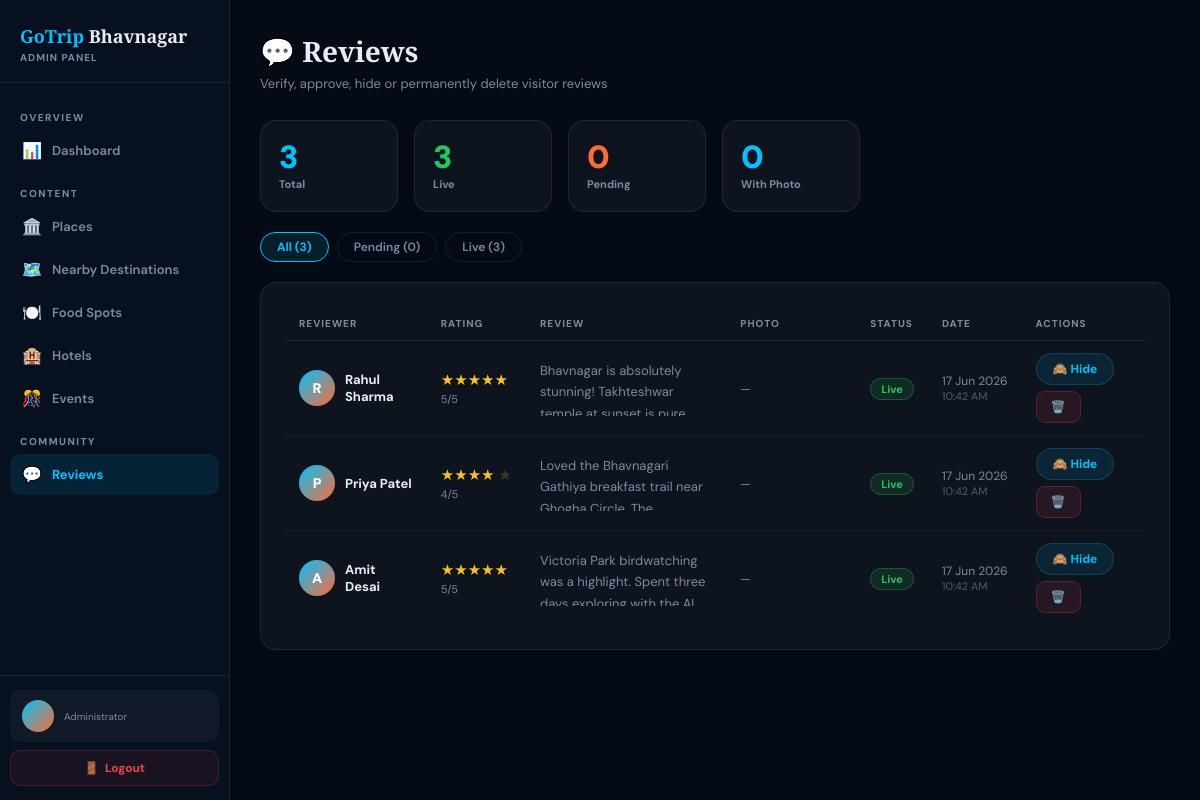
Screenshot of /admin/reviews.php (signed in) with the database file from the repository.
### tables this page shows
CREATE TABLE IF NOT EXISTS reviews (
  id         INT AUTO_INCREMENT PRIMARY KEY,
  name       VARCHAR(100) NOT NULL,
  rating     TINYINT NOT NULL,
  message    TEXT NOT NULL,
  image_path VARCHAR(300) NULL DEFAULT NULL,
  approved   TINYINT DEFAULT 0,
  created_at DATETIME DEFAULT CURRENT_TIMESTAMP
);

### admin/reviews.php (the view, shortened to what this page needs)
<?php
require_once '../db.php';
$filter = $_GET['filter'] ?? 'all';
if ($filter === 'pending') {
    $where = 'WHERE approved = 0';
} elseif ($filter === 'approved') {
    $where = 'WHERE approved = 1';
} else {
    $where = '';
}
$reviews = $conn->query("SELECT * FROM reviews $where ORDER BY created_at DESC");
$total   = $conn->query("SELECT COUNT(*) FROM reviews")->fetch_row()[0];
$pend    = $conn->query("SELECT COUNT(*) FROM reviews WHERE approved = 0")->fetch_row()[0];
$live    = $conn->query("SELECT COUNT(*) FROM reviews WHERE approved = 1")->fetch_row()[0];
$hasImg  = $conn->query("SELECT COUNT(*) FROM reviews WHERE image_path IS NOT NULL AND image_path != ''")->fetch_row()[0];
?>
<!DOCTYPE html>
<html lang="en">
<head>
</head>
<body>
<?php include 'sidebar.php'; ?>
<div class="main">
  <div class="top-bar">
    <div>
      <h1 class="page-title">💬 Reviews</h1>
      <p class="page-sub">Verify, approve, hide or permanently delete visitor reviews</p>
    </div>
  </div>
  <div class="stats-grid" style="grid-template-columns:repeat(4,1fr);max-width:600px;margin-bottom:20px">
    <div class="stat-card">
      <div class="stat-val"><?= $total ?></div>
      <div class="stat-lbl">Total</div>
    </div>
    <div class="stat-card">
      <div class="stat-val" style="color:#22c55e"><?= $live ?></div>
      <div class="stat-lbl">Live</div>
    </div>
    <div class="stat-card" style="<?= $pend > 0 ? 'border-color:rgba(255,107,53,.5)' : '' ?>">
      <div class="stat-val" style="color:var(--accent2)"><?= $pend ?></div>
      <div class="stat-lbl">Pending</div>
    </div>
    <div class="stat-card">
      <div class="stat-val" style="color:var(--accent)"><?= $hasImg ?></div>
      <div class="stat-lbl">With Photo</div>
    </div>
  </div>
  <div class="filter-bar" style="margin-bottom:20px">
    <a href="?filter=all"      class="filter-chip <?= $filter === 'all'      ? 'active' : '' ?>">All (<?= $total ?>)</a>
    <a href="?filter=pending"  class="filter-chip <?= $filter === 'pending'  ? 'active' : '' ?>"> Pending (<?= $pend ?>)</a>
    <a href="?filter=approved" class="filter-chip <?= $filter === 'approved' ? 'active' : '' ?>"> Live (<?= $live ?>)</a>
  </div>
  <div class="section-card">
    <div class="table-wrap">
      <table class="data-table">
        <thead>
          <tr>
            <th>Reviewer</th>
            <th>Rating</th>
            <th>Review</th>
            <th>Photo</th>
            <th>Status</th>
            <th>Date</th>
            <th>Actions</th>
          </tr>
        </thead>
        <tbody>
          <?php while ($rv = $reviews->fetch_assoc()): ?>
          <tr>
            <td>
              <div style="display:flex;align-items:center;gap:10px">
                <div style="width:36px;height:36px;border-radius:50%;background:linear-gradient(135deg,var(--accent),var(--accent2));display:flex;align-items:center;justify-content:center;font-weight:900;color:#fff;font-size:14px;flex-shrink:0">
                  <?= strtoupper(mb_substr($rv['name'], 0, 1)) ?>
                </div>
                <strong><?= htmlspecialchars($rv['name']) ?></strong>
              </div>
            </td>
            <td style="color:#fbbf24;white-space:nowrap;font-size:15px">
              <?= str_repeat('★', (int)$rv['rating']) ?>
              <span style="opacity:.2"><?= str_repeat('★', 5 - (int)$rv['rating']) ?></span>
              <div style="font-size:11px;color:var(--muted);margin-top:2px"><?= $rv['rating'] ?>/5</div>
            </td>
            <td style="max-width:280px">
              <div style="max-height:56px;overflow:hidden;color:var(--muted);font-size:13px;line-height:1.65">
                <?= htmlspecialchars($rv['message']) ?>
              </div>
            </td>
            <td style="min-width:130px">
              <?php if (!empty($rv['image_path'])): ?>
                <div class="review-thumb-wrap">
                  <img
                    class="review-thumb"
                    src="../<?= htmlspecialchars($rv['image_path']) ?>"
                    alt="Review photo by <?= htmlspecialchars($rv['name']) ?>"
                    onclick="openLightbox('<?= htmlspecialchars('../' . $rv['image_path'], ENT_QUOTES) ?>')"
                    onerror="this.style.display='none'"
                  >
                  <span class="has-img-badge">📷 has photo</span>
                </div>
              <?php else: ?>
                <span style="color:var(--muted);font-size:12px">—</span>
              <?php endif; ?>
            </td>
            <td>
              <?php if ($rv['approved']): ?>
                <span class="badge-approved"> Live</span>
              <?php else: ?>
                <span class="badge-pending"> Pending</span>
              <?php endif; ?>
            </td>
            <td style="color:var(--muted);font-size:12px;white-space:nowrap">
              <?= date('d M Y', strtotime($rv['created_at'])) ?>
              <div style="color:var(--muted);font-size:11px;opacity:0.6">
                <?= date('h:i A', strtotime($rv['created_at'])) ?>
              </div>
            </td>
            <td>
              <div style="display:flex;gap:6px;flex-wrap:wrap;align-items:center">
                <?php if (!$rv['approved']): ?>
                <form method="POST" style="display:inline">
                  <input type="hidden" name="act" value="approve">
                  <input type="hidden" name="id"  value="<?= $rv['id'] ?>">
                  <button class="btn-success" type="submit" title="Approve — makes review live">
                    ✅ Approve
                  </button>
                </form>
                <?php else: ?>
                <form method="POST" style="display:inline"
                      onsubmit="return confirm('Hide this review from the public?')">
                  <button class="btn-sm" type="submit" title="Hide from public">🙈 Hide</button>
                </form>
                <?php endif; ?>
                <form method="POST" style="display:inline"
                      onsubmit="return confirm('Permanently delete this review<?= !empty($rv['image_path']) ? ' AND its uploaded photo' : '' ?>?\n\nThis cannot be undone.')">
                  <button class="btn-danger" type="submit"
                    title="Delete review<?= !empty($rv['image_path']) ? ' + remove photo from server' : '' ?>">
                    🗑️<?= !empty($rv['image_path']) ? ' +🖼️' : '' ?>
                  </button>
                </form>
              </div>
            </td>
          </tr>
          <?php endwhile; ?>
        </tbody>
      </table>
    </div>
  </div>
</div>
</body>
</html>

### rows the page displays
reviews: name "R", name "Rahul Sharma", rating "★★★★★", rating "5", message "Bhavnagar is absolutely stunning! Takhteshwar…", approved "Live", created_at "17 Jun 2026", created_at "10:42 AM"
reviews: name "P", name "Priya Patel", rating "★★★★", rating "★", rating "4", message "Loved the Bhavnagari Gathiya breakfast trail near…", approved "Live", created_at "17 Jun 2026", created_at "10:42 AM"
reviews: name "A", name "Amit Desai", rating "★★★★★", rating "5", message "Victoria Park birdwatching was a highlight. Spent three…", approved "Live", created_at "17 Jun 2026", created_at "10:42 AM"

### other values shown
$icon "📊 🏛️ 🗺️ 🍽️ 🏨 🎊 💬"
$label "Dashboard Places Nearby Destinations Food Spots Hotels Events Reviews"
$total "3"
$live "3"
$pend "0"
$hasImg "0"
